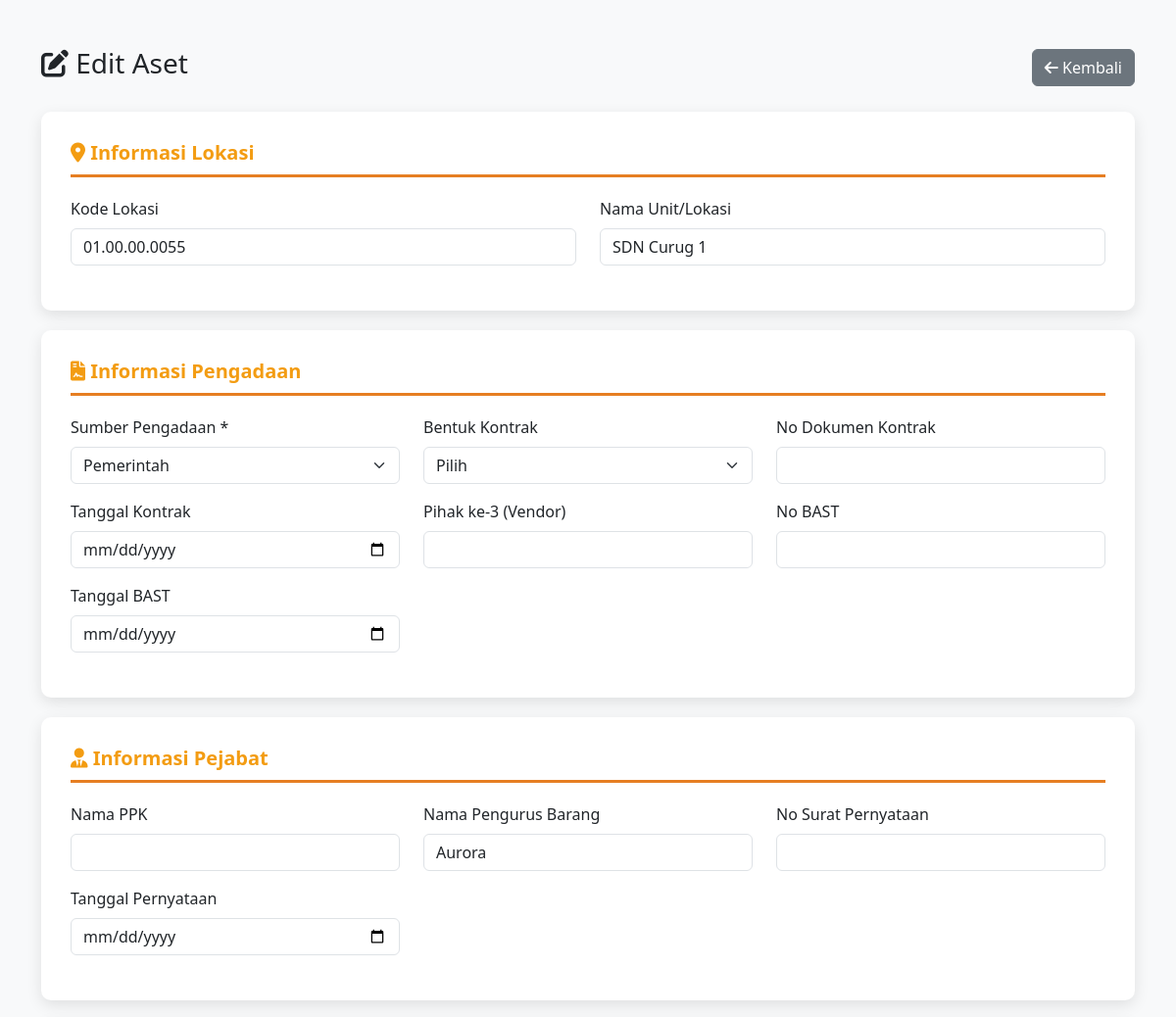
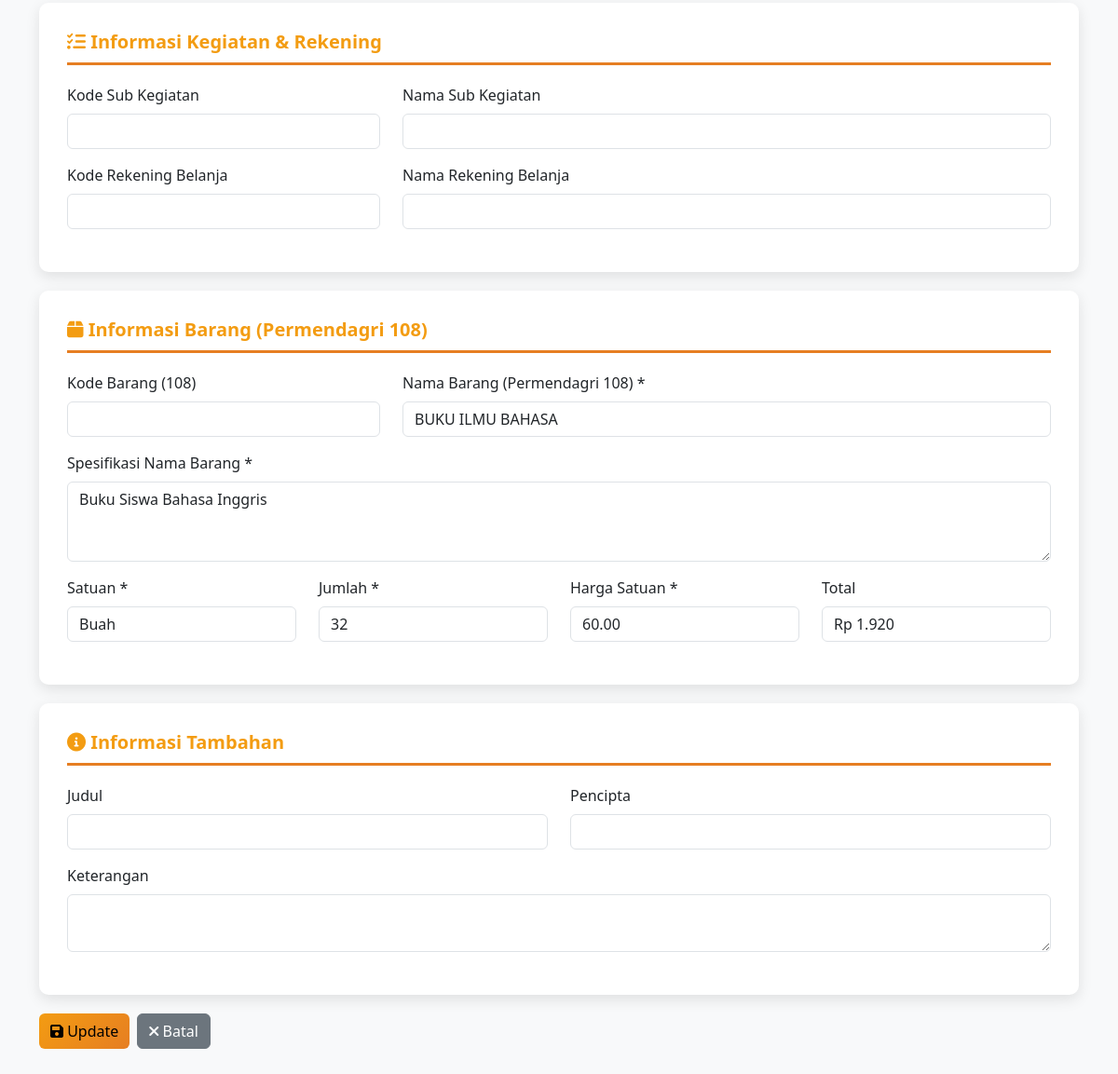
The app's page /edit.php?id=1 (signed in) with its own data (2 pictures, top to bottom).
### tables this page shows
CREATE TABLE `inventaris` (
  `id` int(11) NOT NULL,
  `kode_lokasi` varchar(50) DEFAULT NULL,
  `nama_unit_lokasi` varchar(100) DEFAULT NULL,
  `ruangan_id` int(11) DEFAULT NULL,
  `sumber_pengadaan` enum('Pemerintah','Sekolah','BOS','DAK') NOT NULL,
  `bentuk_kontrak` varchar(50) DEFAULT NULL,
  `no_dokumen_kontrak` varchar(50) DEFAULT NULL,
  `tanggal_kontrak` date DEFAULT NULL,
  `pihak_ke_3` varchar(100) DEFAULT NULL,
  `no_bast` varchar(50) DEFAULT NULL,
  `tanggal_bast` date DEFAULT NULL,
  `nama_ppk` varchar(100) DEFAULT NULL,
  `nama_barang_108` varchar(150) DEFAULT NULL,
  `spesifikasi_nama_barang` text DEFAULT NULL,
  `satuan` varchar(20) DEFAULT NULL,
  `jumlah` int(11) DEFAULT 1,
  `harga_satuan` decimal(15,2) DEFAULT NULL,
  `total` decimal(15,2) DEFAULT NULL,
  `judul` varchar(150) DEFAULT NULL,
  `pencipta` varchar(150) DEFAULT NULL,
  `sumber_dana` varchar(50) DEFAULT NULL,
  `nama_pengurus_barang` varchar(100) DEFAULT NULL,
  `no_surat_pernyataan` varchar(50) DEFAULT NULL,
  `tanggal_pernyataan` date DEFAULT NULL,
  `kode_sub_kegiatan` varchar(50) DEFAULT NULL,
  `nama_sub_kegiatan` varchar(150) DEFAULT NULL,
  `kode_rekening_belanja` varchar(50) DEFAULT NULL,
  `nama_rekening_belanja` varchar(150) DEFAULT NULL,
  `kode_barang_108` varchar(50) DEFAULT NULL,
  `created_at` timestamp NULL DEFAULT current_timestamp(),
  `updated_at` timestamp NULL DEFAULT current_timestamp() ON UPDATE current_timestamp()
);

### config.php (called while the page is built, shortened)
<?php
function formatRupiah($angka) {
    return "Rp " . number_format($angka, 0, ',', '.');
}
?>

### edit.php (the view, shortened to what this page needs)
<?php
require 'config.php';
$id = $_GET['id'];
$data = mysqli_query($conn, "SELECT * FROM inventaris WHERE id = $id")->fetch_assoc();
?>
<!DOCTYPE html>
<html lang="id">
<head>
    <link href="https://cdn.jsdelivr.net/npm/bootstrap@5.3.0/dist/css/bootstrap.min.css" rel="stylesheet">
    <link rel="stylesheet" href="https://cdnjs.cloudflare.com/ajax/libs/font-awesome/6.0.0/css/all.min.css">
</head>
<body>
<div class="container py-5">
    <div class="d-flex justify-content-between align-items-center mb-4">
        <h3><i class="fas fa-edit"></i> Edit Aset</h3>
        <a href="dashboard.php" class="btn btn-secondary"><i class="fas fa-arrow-left"></i> Kembali</a>
    </div>
    <form method="POST">
        <div class="form-section">
            <h5 class="section-title"><i class="fas fa-map-marker-alt"></i> Informasi Lokasi</h5>
            <div class="row">
                <div class="col-md-6 mb-3">
                    <label class="form-label">Kode Lokasi</label>
                    <input type="text" name="kode_lokasi" class="form-control" value="<?= $data['kode_lokasi'] ?>" required>
                </div>
                <div class="col-md-6 mb-3">
                    <label class="form-label">Nama Unit/Lokasi</label>
                    <input type="text" name="nama_unit_lokasi" class="form-control" value="<?= $data['nama_unit_lokasi'] ?>" required>
                </div>
            </div>
        </div>
        <div class="form-section">
            <h5 class="section-title"><i class="fas fa-file-contract"></i> Informasi Pengadaan</h5>
            <div class="row">
                <div class="col-md-4 mb-3">
                    <label class="form-label">Sumber Pengadaan *</label>
                    <select name="sumber_pengadaan" class="form-select" required>
                        <option value="Pemerintah" <?= $data['sumber_pengadaan']=='Pemerintah'?'selected':'' ?>>Pemerintah</option>
                    </select>
                </div>
                <div class="col-md-4 mb-3">
                    <label class="form-label">Bentuk Kontrak</label>
                    <select name="bentuk_kontrak" class="form-select">
                        <option value="">Pilih</option>
                    </select>
                </div>
                <div class="col-md-4 mb-3">
                    <label class="form-label">No Dokumen Kontrak</label>
                    <input type="text" name="no_dokumen_kontrak" class="form-control" value="<?= $data['no_dokumen_kontrak'] ?>">
                </div>
            </div>
            <div class="row">
                <div class="col-md-4 mb-3">
                    <label class="form-label">Tanggal Kontrak</label>
                    <input type="date" name="tanggal_kontrak" class="form-control" value="<?= $data['tanggal_kontrak'] ?>">
                </div>
                <div class="col-md-4 mb-3">
                    <label class="form-label">Pihak ke-3 (Vendor)</label>
                    <input type="text" name="pihak_ke_3" class="form-control" value="<?= $data['pihak_ke_3'] ?>">
                </div>
                <div class="col-md-4 mb-3">
                    <label class="form-label">No BAST</label>
                    <input type="text" name="no_bast" class="form-control" value="<?= $data['no_bast'] ?>">
                </div>
            </div>
            <div class="row">
                <div class="col-md-4 mb-3">
                    <label class="form-label">Tanggal BAST</label>
                    <input type="date" name="tanggal_bast" class="form-control" value="<?= $data['tanggal_bast'] ?>">
                </div>
            </div>
        </div>
        <div class="form-section">
            <h5 class="section-title"><i class="fas fa-user-tie"></i> Informasi Pejabat</h5>
            <div class="row">
                <div class="col-md-4 mb-3">
                    <label class="form-label">Nama PPK</label>
                    <input type="text" name="nama_ppk" class="form-control" value="<?= $data['nama_ppk'] ?>">
                </div>
                <div class="col-md-4 mb-3">
                    <label class="form-label">Nama Pengurus Barang</label>
                    <input type="text" name="nama_pengurus_barang" class="form-control" value="<?= $data['nama_pengurus_barang'] ?>">
                </div>
                <div class="col-md-4 mb-3">
                    <label class="form-label">No Surat Pernyataan</label>
                    <input type="text" name="no_surat_pernyataan" class="form-control" value="<?= $data['no_surat_pernyataan'] ?>">
                </div>
            </div>
            <div class="row">
                <div class="col-md-4 mb-3">
                    <label class="form-label">Tanggal Pernyataan</label>
                    <input type="date" name="tanggal_pernyataan" class="form-control" value="<?= $data['tanggal_pernyataan'] ?>">
                </div>
            </div>
        </div>
        <div class="form-section">
            <h5 class="section-title"><i class="fas fa-tasks"></i> Informasi Kegiatan & Rekening</h5>
            <div class="row">
                <div class="col-md-4 mb-3">
                    <label class="form-label">Kode Sub Kegiatan</label>
                    <input type="text" name="kode_sub_kegiatan" class="form-control" value="<?= $data['kode_sub_kegiatan'] ?>">
                </div>
                <div class="col-md-8 mb-3">
                    <label class="form-label">Nama Sub Kegiatan</label>
                    <input type="text" name="nama_sub_kegiatan" class="form-control" value="<?= $data['nama_sub_kegiatan'] ?>">
                </div>
            </div>
            <div class="row">
                <div class="col-md-4 mb-3">
                    <label class="form-label">Kode Rekening Belanja</label>
                    <input type="text" name="kode_rekening_belanja" class="form-control" value="<?= $data['kode_rekening_belanja'] ?>">
                </div>
                <div class="col-md-8 mb-3">
                    <label class="form-label">Nama Rekening Belanja</label>
                    <input type="text" name="nama_rekening_belanja" class="form-control" value="<?= $data['nama_rekening_belanja'] ?>">
                </div>
            </div>
        </div>
        <div class="form-section">
            <h5 class="section-title"><i class="fas fa-box"></i> Informasi Barang (Permendagri 108)</h5>
            <div class="row">
                <div class="col-md-4 mb-3">
                    <label class="form-label">Kode Barang (108)</label>
                    <input type="text" name="kode_barang_108" class="form-control" value="<?= $data['kode_barang_108'] ?>">
                </div>
                <div class="col-md-8 mb-3">
                    <label class="form-label">Nama Barang (Permendagri 108) *</label>
                    <input type="text" name="nama_barang_108" class="form-control" value="<?= $data['nama_barang_108'] ?>" required>
                </div>
            </div>
            <div class="mb-3">
                <label class="form-label">Spesifikasi Nama Barang *</label>
                <textarea name="spesifikasi_nama_barang" class="form-control" rows="3" required><?= $data['spesifikasi_nama_barang'] ?></textarea>
            </div>
            <div class="row">
                <div class="col-md-3 mb-3">
                    <label class="form-label">Satuan *</label>
                    <input type="text" name="satuan" class="form-control" value="<?= $data['satuan'] ?>" required>
                </div>
                <div class="col-md-3 mb-3">
                    <label class="form-label">Jumlah *</label>
                    <input type="number" name="jumlah" id="jumlah" class="form-control" value="<?= $data['jumlah'] ?>" required onchange="hitungTotal()">
                </div>
                <div class="col-md-3 mb-3">
                    <label class="form-label">Harga Satuan *</label>
                    <input type="number" name="harga_satuan" id="harga_satuan" class="form-control" value="<?= $data['harga_satuan'] ?>" required onchange="hitungTotal()">
                </div>
                <div class="col-md-3 mb-3">
                    <label class="form-label">Total</label>
                    <input type="text" name="total" id="total" class="form-control" value="<?= formatRupiah($data['total']) ?>" readonly>
                </div>
            </div>
        </div>
        <div class="form-section">
            <h5 class="section-title"><i class="fas fa-info-circle"></i> Informasi Tambahan</h5>
            <div class="row">
                <div class="col-md-6 mb-3">
                    <label class="form-label">Judul</label>
                    <input type="text" name="judul" class="form-control" value="<?= $data['judul'] ?>">
                </div>
                <div class="col-md-6 mb-3">
                    <label class="form-label">Pencipta</label>
                    <input type="text" name="pencipta" class="form-control" value="<?= $data['pencipta'] ?>">
                </div>
            </div>
            <div class="mb-3">
                <label class="form-label">Keterangan</label>
                <textarea name="keterangan" class="form-control" rows="2"><?= $data['keterangan'] ?></textarea>
            </div>
        </div>
        <div class="d-flex gap-2">
            <button type="submit" name="update" class="btn btn-warning"><i class="fas fa-save"></i> Update</button>
            <a href="dashboard.php" class="btn btn-secondary"><i class="fas fa-times"></i> Batal</a>
        </div>
    </form>
</div>
</body>
</html>

### edit.php (style rules this page uses)
body { background: #f8f9fa; }
.form-section { background: white; padding: 30px; border-radius: 10px; box-shadow: 0 5px 15px rgba(0,0,0,0.1); margin-bottom: 20px; }
.section-title { color: #f39c12; border-bottom: 3px solid #e67e22; padding-bottom: 10px; margin-bottom: 20px; font-weight: bold; }
.btn-warning { background: linear-gradient(135deg, #f39c12 0%, #e67e22 100%); border: none; }

### records on screen
inventaris: kode_lokasi "01.00.00.0055", nama_unit_lokasi "SDN Curug 1", sumber_pengadaan "Pemerintah", nama_pengurus_barang "Aurora", nama_barang_108 "BUKU ILMU BAHASA", spesifikasi_nama_barang "Buku Siswa Bahasa Inggris", satuan "Buah", jumlah "32", harga_satuan "60.00", total "Rp 1.920"
